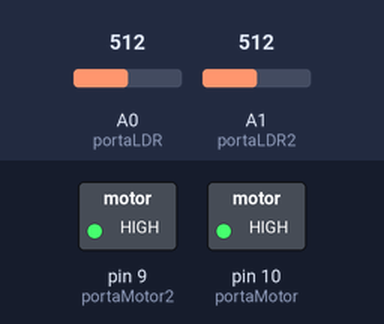
The sketch below on a simulated Arduino Uno, built with avr-gcc and run on an emulated ATmega328P. Parts: switched loads named in the sketch (green lamp = pin HIGH). The test bench sets the inputs (shaded band); at power-on: A0 (portaLDR) = 512, A1 (portaLDR2) = 512.

Above: at 1.2 s.
1.3 s: A0 (portaLDR) set to 107
2.8 s: A0 (portaLDR) set to 94
At 3.9 s:
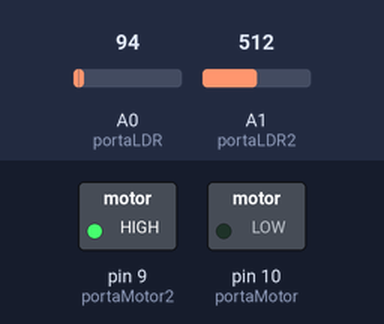
4.3 s: A1 (portaLDR2) set to 106
5.8 s: A1 (portaLDR2) set to 88
At 6.1 s:
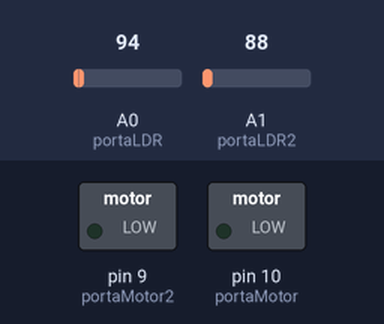
7.3 s: A0 (portaLDR) set to 110
At 8.5 s:
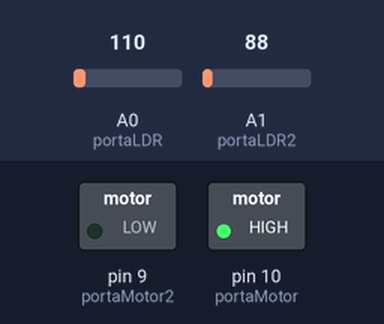
8.8 s: A0 (portaLDR) set to 90
At 9.6 s:
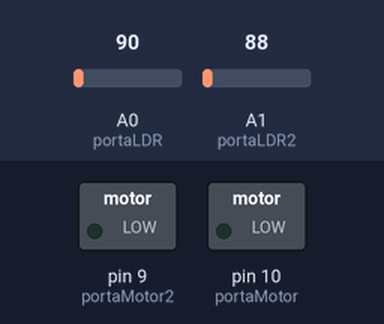
Timing chart, 0 to 11.3 s (numbered marks = the images above; inputs shaded):
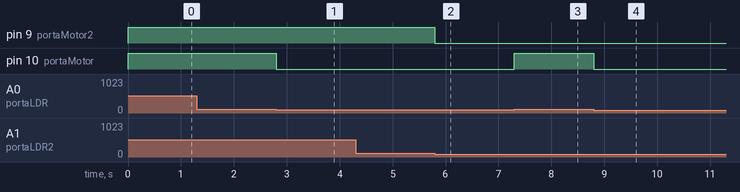

Measured:
- the behaviour switches between 100 and 99 on A0 (portaLDR) (found by bisection; images 0 and 1)
- the behaviour switches between 100 and 99 on A1 (portaLDR2) (found by bisection; images 1 and 2)
- after the input at 1.3 s, every drawn part: stays the same
- after the input at 2.8 s, pin 10 (portaMotor): HIGH → LOW at once
- after the input at 4.3 s, every drawn part: stays the same
- after the input at 5.8 s, pin 9 (portaMotor2): HIGH → LOW at once
- after the input at 7.3 s, pin 10 (portaMotor): LOW → HIGH at once
- after the input at 8.8 s, pin 10 (portaMotor): HIGH → LOW at once

The sketch:

command_robot.ino
```cpp
int portaMotor = 10;
int portaMotor2 = 9;
int portaLDR = A0;
int portaLDR2 = A1;

void setup()
{
  pinMode(portaMotor, OUTPUT);
  pinMode(portaMotor2, OUTPUT);
}

void loop()
{
  int estado = analogRead(portaLDR);
  int estado2 = analogRead(portaLDR2);

  if (estado >= 100)
  {
    digitalWrite(portaMotor, HIGH);
  }
  else
  {
    digitalWrite(portaMotor, LOW);
  }
  if (estado2 >= 100)
  {
    digitalWrite(portaMotor2, HIGH);
  }
  else
  {
    digitalWrite(portaMotor2, LOW);
  }
}  
```
